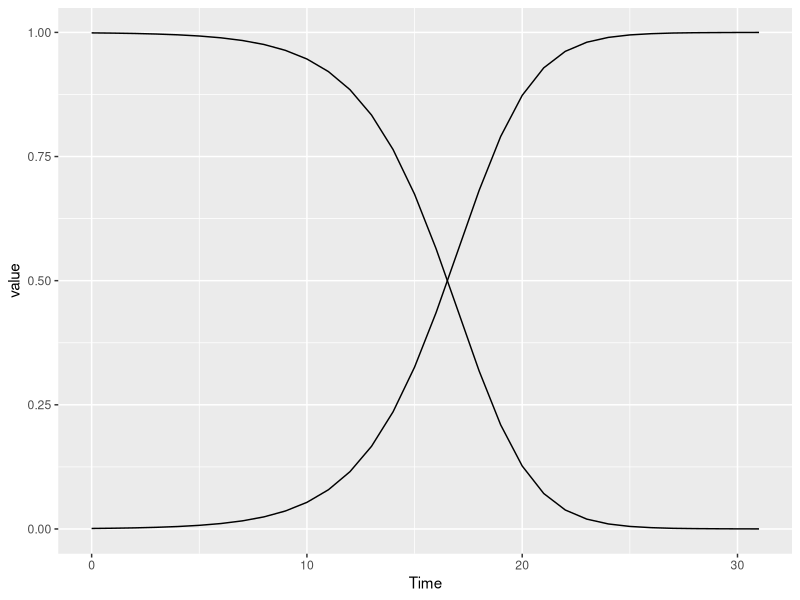

Here is the R script that generated this plot:
library("dplyr")
library("ggplot2")
library("reshape2")

  
infected<-1
hosts<-1000
t<-0
I<-infected/hosts
S<-1-I
beta<-.5


  simodeldf<-data.frame(Susceptible=S,Infected=I,Time=t)
  
  while(I<.9999){
  
  ds<- -beta*I*S
  di<- beta*I*S
  

  
  I<-round((I + di),4)
  S <-round((S + ds),4)
  
  
  t<-t+1
  
  simodeldf<-rbind(simodeldf,data.frame(Susceptible=S,Infected=I,Time=t))
  } 

  
tablemelt<-melt(simodeldf,id.vars="Time")

ggplot(tablemelt)+geom_line(aes(x=Time,y=value,group=variable))


##############################Testing the integral equation###################################################

inteq<-function(beta,sus,time){
  
  I<-exp(beta*sus*time)
  print(I)
}

inteq(.5,simodeldf[20,1],simodeldf[20,3])